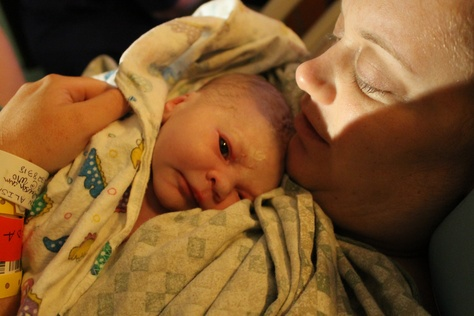
#> input picture site/img/IMG_1261_medium.jpg, 474 x 316 px
$ python picture_converter.py ../site/img/IMG_1261_medium.jpg   (older library calls are emulated)
#> lines starting #> are read from the running program, lines starting #| are printed output that depends on the picture
#!/usr/bin/env python3
from PIL import Image
import sys
import os
from PIL.ExifTags import TAGS
import errno

large_scale = 3
medium_scale = 8
small_scale = 24


def main():
    for target in sys.argv[1:]:
        filename = os.path.basename(target)

        fullpath = os.path.abspath(target)
        (year, month, day) = fullpath.split("/")[4:7]

        path = "/mnt/media/honora_pics/scaled/%s/%s/%s/" % (year, month, day)
        print ("path: %s%s"%(path,target))

        mkdir_p(path)
        filename_body, fileextension = os.path.splitext(filename)
        filename_body = filename_body.lower()

        photo = Image.open(fullpath)
#> photo is the input picture: PIL image 474x316 RGB; mean R, G, B 128.3, 88, 44.7

        (width, height) = photo.size
#> width = 474; height = 316
        large_photo = photo.resize((int(width/large_scale),int(height/large_scale)),
                Image.ANTIALIAS)
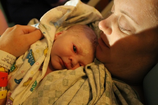
#> large_photo: PIL image 158x105 RGB; mean R, G, B 128.3, 88, 44.7

        large_photo.save("%s/%s_large.jpg"%(path,filename_body), quality=95,optimize=True, dpi=(72,72))

        medium_photo = photo.resize((int(width/medium_scale),int(height/medium_scale)),
                Image.ANTIALIAS)
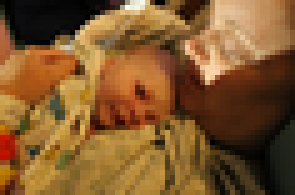
#> medium_photo: PIL image 59x39 RGB (shown 5 times larger); mean R, G, B 128.4, 88, 44.7

        medium_photo.save("%s/%s_medium.jpg"%(path,filename_body), quality=95,optimize=True, dpi=(72,72))

        small_photo = photo.resize((int(width/small_scale),int(height/small_scale)),
                Image.ANTIALIAS)

        small_photo.save("%s/%s_small.jpg"%(path,filename_body), quality=95,optimize=True, dpi=(72,72))

def mkdir_p(path):
    try:
        os.makedirs(path)
    except OSError as exc: # Python >2.5
        if exc.errno == errno.EEXIST and os.path.isdir(path):
            pass
        else: raise

if __name__ == "__main__":
    main()

$ run again, on site/img/IMG_1511_medium.jpg
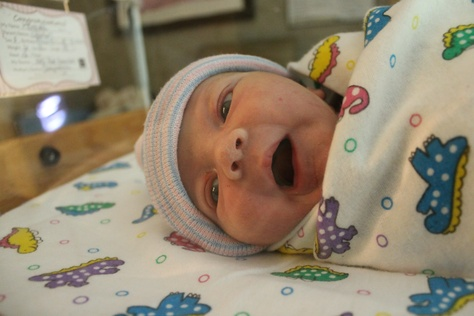
#> input picture site/img/IMG_1511_medium.jpg, 474 x 316 px
#> in main, photo is the input picture: PIL image 474x316 RGB; mean R, G, B 147.6, 134.2, 112.8
#> in main, `large_photo = photo.resize((int(width/large_scale),int(height/large_sc..`:
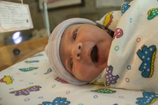
#> large_photo: PIL image 158x105 RGB; mean R, G, B 147.6, 134.2, 112.8
#> in main, `medium_photo = photo.resize((int(width/medium_scale),int(height/medium..`:
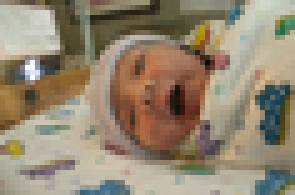
#> medium_photo: PIL image 59x39 RGB (shown 5 times larger); mean R, G, B 147.6, 134.2, 112.8

$ run again, on site/img/IMG_1517_medium.jpg
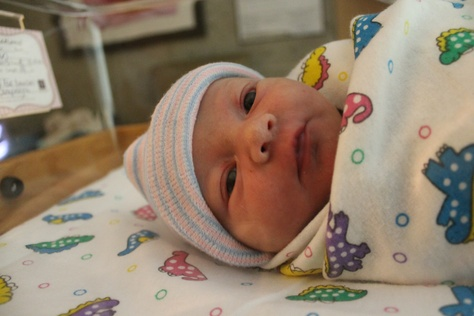
#> input picture site/img/IMG_1517_medium.jpg, 474 x 316 px
#> in main, photo is the input picture: PIL image 474x316 RGB; mean R, G, B 146.3, 128.3, 109.3
#> in main, `large_photo = photo.resize((int(width/large_scale),int(height/large_sc..`:
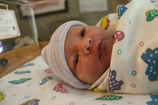
#> large_photo: PIL image 158x105 RGB; mean R, G, B 146.2, 128.3, 109.3
#> in main, `medium_photo = photo.resize((int(width/medium_scale),int(height/medium..`:
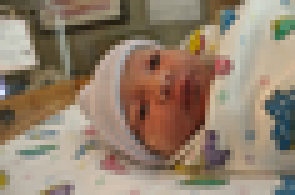
#> medium_photo: PIL image 59x39 RGB (shown 5 times larger); mean R, G, B 146.2, 128.3, 109.3

$ run again, on site/img/IMG_1541_medium.jpg
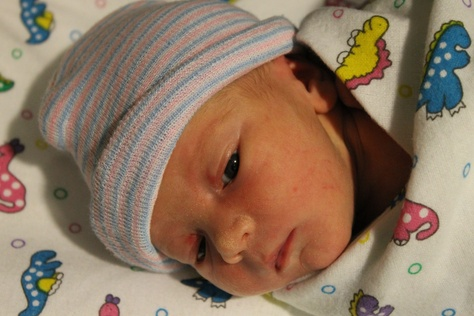
#> input picture site/img/IMG_1541_medium.jpg, 474 x 316 px
#> in main, photo is the input picture: PIL image 474x316 RGB; mean R, G, B 143.1, 118.6, 97.6
#> in main, `large_photo = photo.resize((int(width/large_scale),int(height/large_sc..`:
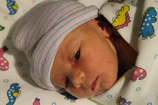
#> large_photo: PIL image 158x105 RGB; mean R, G, B 143.1, 118.6, 97.6
#> in main, `medium_photo = photo.resize((int(width/medium_scale),int(height/medium..`:
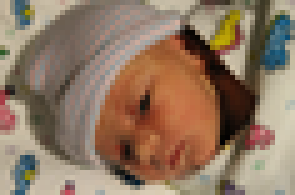
#> medium_photo: PIL image 59x39 RGB (shown 5 times larger); mean R, G, B 143.1, 118.6, 97.6
